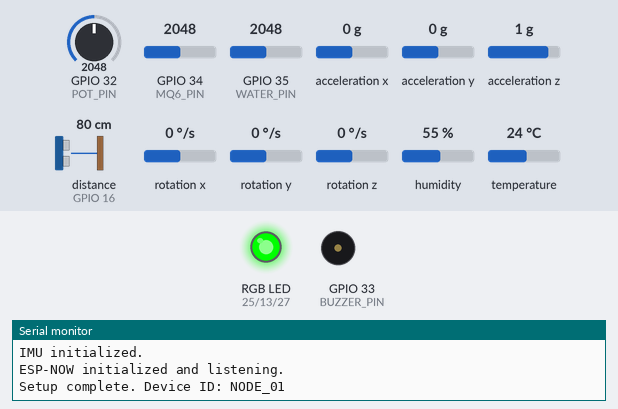
A sketch run on a simulated ESP32. Shown: an RGB LED mixed from three pins (HIGH = lit), buzzer (waves = sounding, pin HIGH), the last lines printed to the serial monitor. Inputs (shaded band) come from the test bench; at power-on: GPIO 35 (WATER_PIN) = 2048, distance to the obstacle (sensor on GPIO 16) 80 cm, rotation x 0 °/s, GPIO 32 (POT_PIN) = 2048, GPIO 34 (MQ6_PIN) = 2048, acceleration x 0 g, acceleration y 0 g, acceleration z 1 g, rotation y 0 °/s, rotation z 0 °/s, humidity 55 %, temperature 24 °C (analog values on the 0–4095 scale). The echo pulse lasts 58.3 µs per cm; no radio packets arrive unless stated; pins used as bus, display or sensor lines are not drawn.

Above: at 1.6 s.
1.7 s: GPIO 35 (WATER_PIN) set to 1928
At 5.4 s:
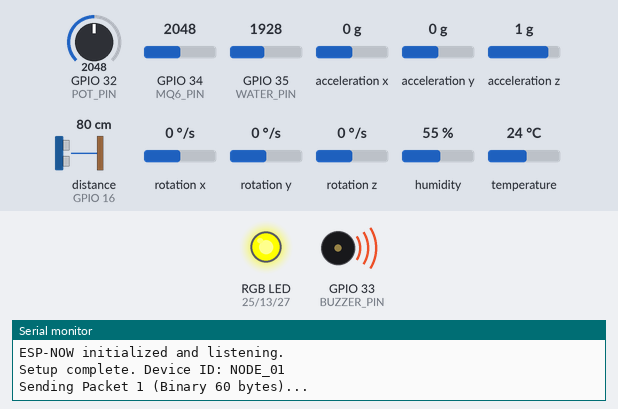
8.0 s: distance to the obstacle (sensor on GPIO 16) set to 17 cm
11.5 s: distance to the obstacle (sensor on GPIO 16) set to 14 cm
At 15.5 s:
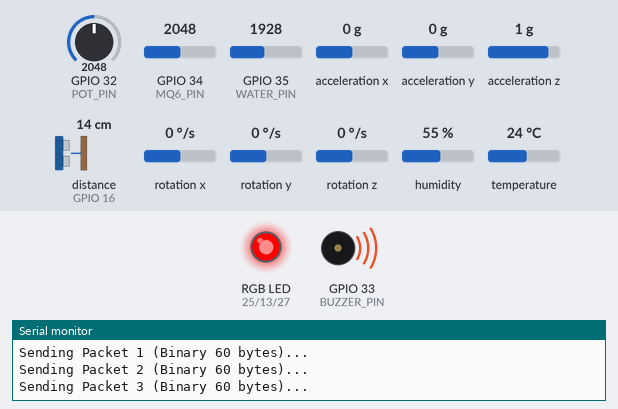
18.0 s: distance to the obstacle (sensor on GPIO 16) set to 60 cm
At 20.4 s:
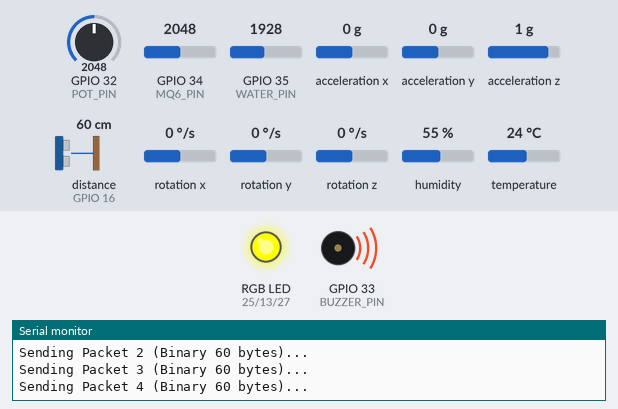
24.0 s: rotation x set to -85 °/s
27.5 s: rotation x set to -97 °/s
At 30.7 s:
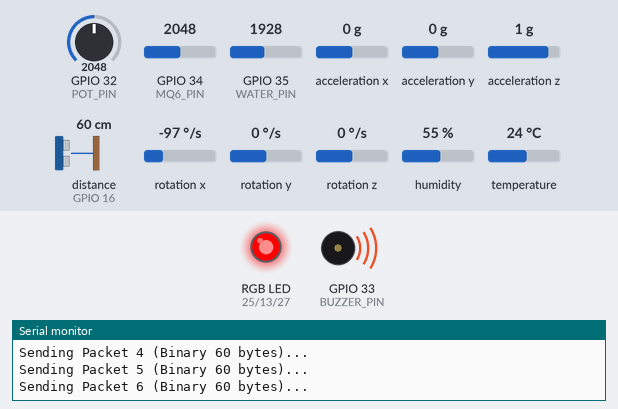
Timing chart, 0 to 32.2 s (numbered marks = the images above; inputs shaded):
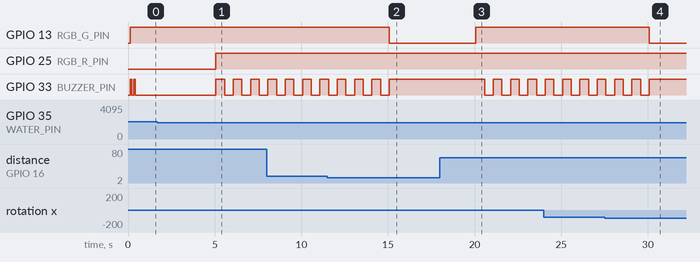

The sketch:

Node_Alarm.ino
```cpp
/*
  ESP32 Multi-Sensor + LoRa (RA-02) + ESP-NOW Node
  ----------------------------------------
  UPDATED: Integrated comprehensive SAFE, WARNING, and DANGER
  evaluations for all 11 sensor metrics with non-blocking alarms.
*/

#include <SPI.h>
#include <LoRa.h>
#include <Wire.h>
#include <DHT.h>
#include <MPU9250_asukiaaa.h>
#include <WiFi.h>
#include <esp_now.h>
#include <math.h>

// ---------------- Device Identity ----------------
#define DEVICE_ID  "NODE_01"

// ---------------- Pin Definitions ----------------
// LoRa (RA-02 / SX1278)
#define LORA_SCK   18
#define LORA_MISO  19
#define LORA_MOSI  23
#define LORA_NSS   5
#define LORA_RST   14
#define LORA_DIO0  26
#define LORA_FREQ  433E6

// IMU
#define IMU_SDA    21
#define IMU_SCL    22
#define IMU_ADDR   0x68

// DHT22
#define DHT_PIN    4
#define DHT_TYPE   DHT22

// RGB LED
#define RGB_R_PIN  25
#define RGB_G_PIN  13
#define RGB_B_PIN  27
#define RGB_COMMON_ANODE false

// HC-SR04
#define TRIG_PIN   17
#define ECHO_PIN   16

// Analog sensors
#define MQ6_PIN    34
#define WATER_PIN  35
#define POT_PIN    32

// Buzzer
#define BUZZER_PIN 33

// ---------------- Binary Data Structure ----------------
typedef struct __attribute__((packed)) {
  char id[8];          // 8 bytes
  uint32_t packetSeq;  // 4 bytes
  float temp;          // 4 bytes
  float hum;           // 4 bytes
  float ax;            // 4 bytes
  float ay;            // 4 bytes
  float az;            // 4 bytes
  float gx;            // 4 bytes
  float gy;            // 4 bytes
  float gz;            // 4 bytes
  float dist_cm;       // 4 bytes
  int16_t mq6_raw;     // 2 bytes
  int16_t water_raw;   // 2 bytes
  int16_t pot_raw;     // 2 bytes
  uint8_t espnow_mac[6]; // 6 bytes
} SensorData;          // Total = 60 bytes

// ---------------- Objects ----------------
DHT dht(DHT_PIN, DHT_TYPE);
MPU9250_asukiaaa imu;

// ---------------- Timing & State ----------------
unsigned long lastSend = 0;
const unsigned long SEND_INTERVAL = 5000; // ms
uint32_t packetSent = 0;

// ESP-NOW global states
uint8_t last_mac[6] = {0, 0, 0, 0, 0, 0};
bool hasNewEspNowData = false;

// ---------------- Sensor Threshold Variables ----------------
// DHT22 - Temperature (C)
float TEMP_SAFE_LIMIT    = 34.9;
float TEMP_WARNING_LIMIT = 35.0;
float TEMP_DANGER_LIMIT  = 45.0;

// DHT22 - Humidity (%)
float HUM_SAFE_LIMIT     = 69.9;
float HUM_WARNING_LIMIT  = 70.0;
float HUM_DANGER_LIMIT   = 85.0;

// MQ6 Gas (Raw ADC)
int MQ6_SAFE_LIMIT       = 1499;
int MQ6_WARNING_LIMIT    = 1500;
int MQ6_DANGER_LIMIT     = 2500;

// Water Sensor (Raw ADC)
int WATER_SAFE_LIMIT     = 999;
int WATER_WARNING_LIMIT  = 1000;
int WATER_DANGER_LIMIT   = 2000;

// HC-SR04 Distance (cm) - Closer is dangerous
float DIST_SAFE_LIMIT    = 50.1;
float DIST_WARNING_LIMIT = 50.0;
float DIST_DANGER_LIMIT  = 15.0;

// IMU Accelerometer (Absolute G-force on any axis)
float ACCEL_SAFE_LIMIT   = 1.49;
float ACCEL_WARNING_LIMIT= 1.5;
float ACCEL_DANGER_LIMIT = 2.5;

// IMU Gyroscope (Absolute deg/s on any axis)
float GYRO_SAFE_LIMIT    = 44.9;
float GYRO_WARNING_LIMIT = 45.0;
float GYRO_DANGER_LIMIT  = 90.0;

// ---------------- Sensor State Variables ----------------
enum SensorState { SAFE = 0, WARNING = 1, DANGER = 2 };

SensorState tempState  = SAFE;
SensorState humState   = SAFE;
SensorState mq6State   = SAFE;
SensorState waterState = SAFE;
SensorState distState  = SAFE;
SensorState accelState = SAFE;
SensorState gyroState  = SAFE;
SensorState globalState = SAFE;

// Alarm timing
unsigned long lastBeepTime = 0;
bool buzzerIntervalState = false;

// ==================================================
// ESP-NOW Callback
void OnEspNowDataRecv(const uint8_t *mac_addr, const uint8_t *data, int len) {
  memcpy(last_mac, mac_addr, 6);
  hasNewEspNowData = true;

  Serial.printf("ESP-NOW hit from MAC %02X:%02X:%02X:%02X:%02X:%02X\n",
                last_mac[0], last_mac[1], last_mac[2],
                last_mac[3], last_mac[4], last_mac[5]);
}

// ==================================================
void setup() {
  Serial.begin(115200);
  while (!Serial) delay(10);

  pinMode(BUZZER_PIN, OUTPUT);
  digitalWrite(BUZZER_PIN, LOW);

  setupRGB();
  setupLoRa();
  setupIMU();
  dht.begin();
  setupEspNow();

  pinMode(TRIG_PIN, OUTPUT);
  pinMode(ECHO_PIN, INPUT);

  analogReadResolution(12);

  Serial.print("Setup complete. Device ID: ");
  Serial.println(DEVICE_ID);

  setRGB(0, 255, 0);
  beep(100); delay(100); beep(100);
}

// ==================================================
void loop() {
  // 1. Process active alarms without blocking
  handleAlarms();

  // 2. Read and send sensor data on interval
  if (millis() - lastSend >= SEND_INTERVAL) {
    lastSend = millis();
    readAndSend();
  }

  // 3. Process incoming LoRa packets
  int packetSize = LoRa.parsePacket();
  if (packetSize) {
    String incoming = "";
    while (LoRa.available()) {
      incoming += (char)LoRa.read();
    }
    Serial.print("Received LoRa: ");
    Serial.println(incoming);
  }
}

// ==================================================
void beep(int duration_ms) {
  digitalWrite(BUZZER_PIN, HIGH);
  delay(duration_ms);
  digitalWrite(BUZZER_PIN, LOW);
}

void handleAlarms() {
  if (globalState == SAFE) {
    setRGB(0, 255, 0); // Green
    digitalWrite(BUZZER_PIN, LOW);
  }
  else if (globalState == WARNING) {
    setRGB(255, 255, 0); // Yellow
    if (millis() - lastBeepTime >= 500) {
      lastBeepTime = millis();
      buzzerIntervalState = !buzzerIntervalState;
      digitalWrite(BUZZER_PIN, buzzerIntervalState ? HIGH : LOW);
    }
  }
  else if (globalState == DANGER) {
    setRGB(255, 0, 0); // Red
    digitalWrite(BUZZER_PIN, HIGH); // Continuous Beep
  }
}

void evaluateSensorStates(float temp, float hum, int mq6, int water, float dist,
                          float ax, float ay, float az, float gx, float gy, float gz) {
  // Temperature
  if (temp >= TEMP_DANGER_LIMIT) tempState = DANGER;
  else if (temp >= TEMP_WARNING_LIMIT) tempState = WARNING;
  else tempState = SAFE;

  // Humidity
  if (hum >= HUM_DANGER_LIMIT) humState = DANGER;
  else if (hum >= HUM_WARNING_LIMIT) humState = WARNING;
  else humState = SAFE;

  // Gas (MQ6)
  if (mq6 >= MQ6_DANGER_LIMIT) mq6State = DANGER;
  else if (mq6 >= MQ6_WARNING_LIMIT) mq6State = WARNING;
  else mq6State = SAFE;

  // Water level
  if (water >= WATER_DANGER_LIMIT) waterState = DANGER;
  else if (water >= WATER_WARNING_LIMIT) waterState = WARNING;
  else waterState = SAFE;

  // Distance (Closer is dangerous)
  if (dist > 0 && dist <= DIST_DANGER_LIMIT) distState = DANGER;
  else if (dist > DIST_DANGER_LIMIT && dist <= DIST_WARNING_LIMIT) distState = WARNING;
  else distState = SAFE;

  // Accelerometer (Max absolute G-force across any axis)
  float maxAccel = fmax(fmax(fabs(ax), fabs(ay)), fabs(az));
  if (maxAccel >= ACCEL_DANGER_LIMIT) accelState = DANGER;
  else if (maxAccel >= ACCEL_WARNING_LIMIT) accelState = WARNING;
  else accelState = SAFE;

  // Gyroscope (Max absolute rotation across any axis)
  float maxGyro = fmax(fmax(fabs(gx), fabs(gy)), fabs(gz));
  if (maxGyro >= GYRO_DANGER_LIMIT) gyroState = DANGER;
  else if (maxGyro >= GYRO_WARNING_LIMIT) gyroState = WARNING;
  else gyroState = SAFE;

  // Compute Global State Priority
  globalState = SAFE;
  if (tempState == WARNING || humState == WARNING || mq6State == WARNING ||
      waterState == WARNING || distState == WARNING || accelState == WARNING || gyroState == WARNING) {
    globalState = WARNING;
  }
  if (tempState == DANGER || humState == DANGER || mq6State == DANGER ||
      waterState == DANGER || distState == DANGER || accelState == DANGER || gyroState == DANGER) {
    globalState = DANGER; // Danger overrides Warning
  }
}

void setupLoRa() {
  SPI.begin(LORA_SCK, LORA_MISO, LORA_MOSI, LORA_NSS);
  LoRa.setPins(LORA_NSS, LORA_RST, LORA_DIO0);

  if (!LoRa.begin(LORA_FREQ)) {
    Serial.println("LoRa init failed! Check wiring.");
    setRGB(255, 0, 0);
    while (1) {
      beep(500);
      delay(500);
    }
  }

  LoRa.setSpreadingFactor(7);
  LoRa.setSyncWord(0xF3);
  Serial.println("LoRa initialized.");
}

void setupIMU() {
  Wire.begin(IMU_SDA, IMU_SCL);
  imu.setWire(&Wire);
  imu.beginAccel();
  imu.beginGyro();
  delay(100);
  Serial.println("IMU initialized.");
}

void setupEspNow() {
  WiFi.mode(WIFI_STA);
  WiFi.disconnect();

  if (esp_now_init() != ESP_OK) {
    Serial.println("Error initializing ESP-NOW");
    return;
  }

  esp_now_register_recv_cb(OnEspNowDataRecv);
  Serial.println("ESP-NOW initialized and listening.");
}

float readDistanceCM() {
  digitalWrite(TRIG_PIN, LOW);
  delayMicroseconds(2);
  digitalWrite(TRIG_PIN, HIGH);
  delayMicroseconds(10);
  digitalWrite(TRIG_PIN, LOW);

  long duration = pulseIn(ECHO_PIN, HIGH, 30000);
  if (duration == 0) return -1;
  return duration * 0.0343 / 2.0;
}

void setupRGB() {
  pinMode(RGB_R_PIN, OUTPUT);
  pinMode(RGB_G_PIN, OUTPUT);
  pinMode(RGB_B_PIN, OUTPUT);
  setRGB(0, 0, 0);
}

void setRGB(int r, int g, int b) {
  if (RGB_COMMON_ANODE) {
    r = 255 - r; g = 255 - g; b = 255 - b;
  }
  analogWrite(RGB_R_PIN, r);
  analogWrite(RGB_G_PIN, g);
  analogWrite(RGB_B_PIN, b);
}

// ---------------- Read all sensors + send ----------------
void readAndSend() {
  float temp = dht.readTemperature();
  float hum  = dht.readHumidity();
  bool dhtOk = !(isnan(temp) || isnan(hum));

  // Set fallback values for the evaluator if DHT read fails
  if (!dhtOk) { temp = 0; hum = 0; }

  float ax = 0, ay = 0, az = 0, gx = 0, gy = 0, gz = 0;
  if (imu.accelUpdate() == 0) {
    ax = imu.accelX(); ay = imu.accelY(); az = imu.accelZ();
  }
  if (imu.gyroUpdate() == 0) {
    gx = imu.gyroX(); gy = imu.gyroY(); gz = imu.gyroZ();
  }

  float distance = readDistanceCM();
  int mq6Raw = analogRead(MQ6_PIN);
  int waterRaw = analogRead(WATER_PIN);
  int potRaw = analogRead(POT_PIN);

  // Evaluate state of all metrics before writing payload
  evaluateSensorStates(temp, hum, mq6Raw, waterRaw, distance, ax, ay, az, gx, gy, gz);

  packetSent++;

  SensorData payload;
  memset(&payload, 0, sizeof(payload));
  strncpy(payload.id, DEVICE_ID, 7);

  payload.packetSeq = packetSent;
  payload.temp      = dhtOk ? temp : -999.0;
  payload.hum       = dhtOk ? hum : -999.0;
  payload.ax        = ax;
  payload.ay        = ay;
  payload.az        = az;
  payload.gx        = gx;
  payload.gy        = gy;
  payload.gz        = gz;
  payload.dist_cm   = distance;
  payload.mq6_raw   = (int16_t)mq6Raw;
  payload.water_raw = (int16_t)waterRaw;
  payload.pot_raw   = (int16_t)potRaw;

  // Append ESP-NOW data if anything was detected since last loop
  if (hasNewEspNowData) {
    memcpy(payload.espnow_mac, last_mac, 6);
    hasNewEspNowData = false; // Reset until next device is detected
  } else {
    memset(payload.espnow_mac, 0, 6); // Zeros indicate no device
  }

  Serial.printf("Sending Packet %d (Binary 60 bytes)...\n", packetSent);

  LoRa.beginPacket();
  LoRa.write((const uint8_t *)&payload, sizeof(payload));
  LoRa.endPacket();
}
```

Measured:
- the behaviour switches between 2000 and 1999 on GPIO 35 (WATER_PIN) (found by bisection; images 0 and 1)
- the behaviour switches between 16 and 15 cm on distance to the obstacle (sensor on GPIO 16) (found by bisection; images 1 and 2)
- the behaviour switches between -89 and -90 °/s on rotation x (found by bisection; images 3 and 4)
- after the input at 1.7 s, GPIO 13 (RGB_G_PIN): stays HIGH (without the input it goes to LOW after 3.4 s)
- after the input at 11.5 s, GPIO 13 (RGB_G_PIN): HIGH → LOW after 3.6 s; GPIO 33 (BUZZER_PIN): goes on until 15.1 s, then stays HIGH
- after the input at 18.0 s, GPIO 13 (RGB_G_PIN): LOW → HIGH after 2.1 s; GPIO 33 (BUZZER_PIN): alternates HIGH for 0.50 s and LOW for 0.50 s, starting after 2.6 s
- after the input at 27.5 s, GPIO 13 (RGB_G_PIN): HIGH → LOW after 2.6 s; GPIO 33 (BUZZER_PIN): goes on until 30.1 s, then stays HIGH
